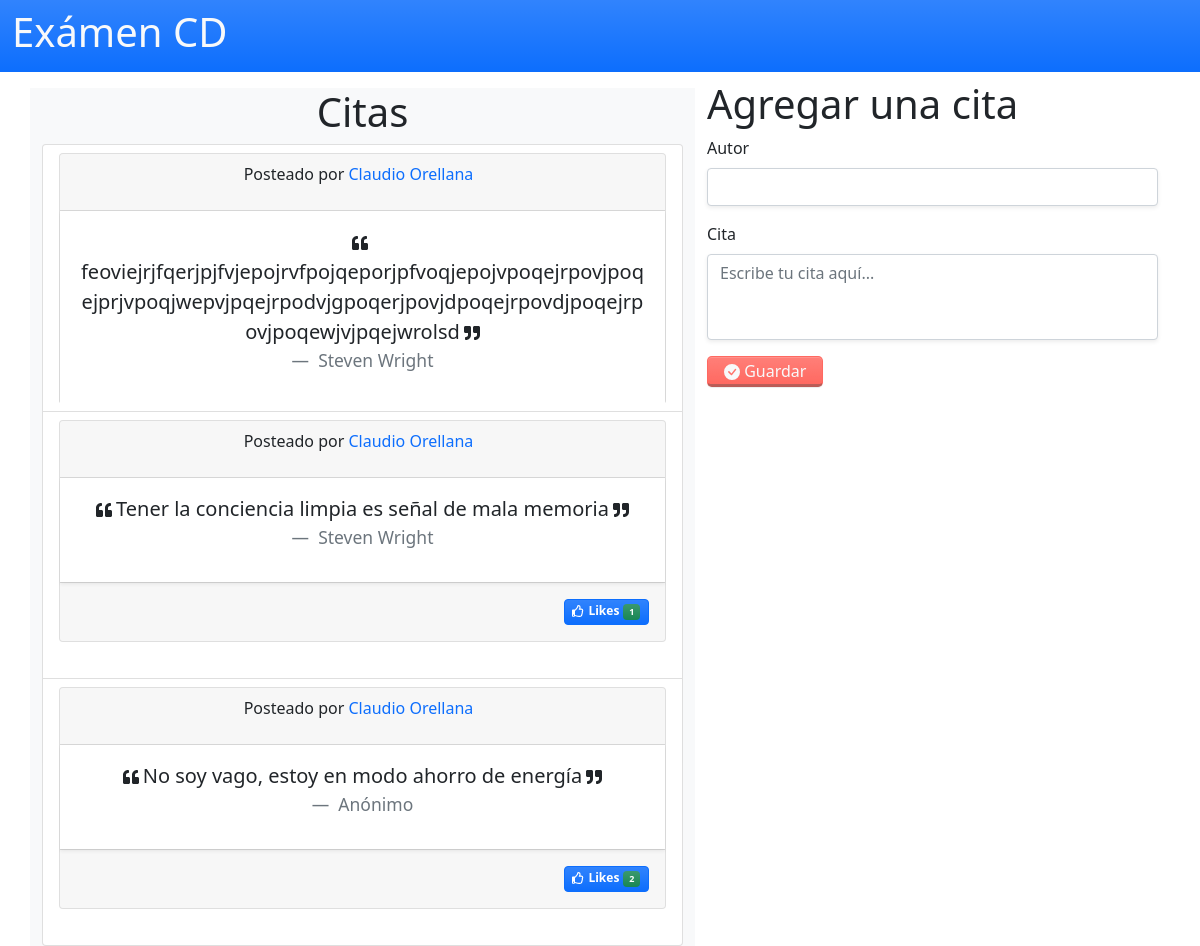
/muro/, run on an earlier commit of the app's database.
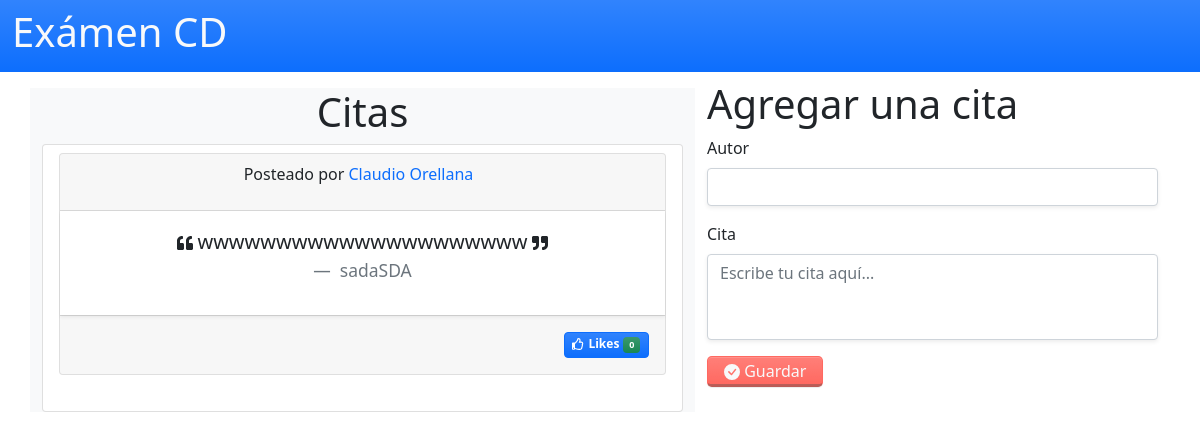
And on a later commit of the database.
### app/models.py (models this page shows, shortened)
class Cita(models.Model):
    cita= models.CharField(max_length=255)
    autor =models.CharField(max_length=255)
    user = models.ForeignKey(User,related_name = "citas", on_delete = models.CASCADE)
    created_at = models.DateTimeField(auto_now_add=True)
    updated_at = models.DateTimeField(auto_now=True)

class User(models.Model):
    CHOICES = (
        ("user", 'User'),
        ("admin", 'Admin')
    )
    name = models.CharField(max_length=100)
    email = models.EmailField(max_length=255, unique=True)
    role = models.CharField(max_length=255, choices=CHOICES)
    password = models.CharField(max_length=70)
    created_at = models.DateTimeField(auto_now_add=True)
    updated_at = models.DateTimeField(auto_now=True)
    objects = UserManager()

class Me_gusta(models.Model):
    megusta= models.BooleanField()
    user= models.ForeignKey(User,related_name = "likes", on_delete = models.CASCADE)
    cita = models.ForeignKey(Cita,related_name = "citas_likes", on_delete = models.CASCADE)

### app/views.py (the view, shortened to what this page needs)
# urls.py: path('muro/', views.muro),
def muro(request):
    if request.method == 'GET':
        context = {
            'cita_list': Cita.objects.order_by('-created_at'),
        }
        return render(request, 'muro.html', context)

### app/templates/muro.html (shortened to what this page needs)
{%extends "base.html" %}
{%block contenido%}
<div class="row  justify-content-between flex-column-reverse flex-md-row d-md-flex">
  <div class="col-12 col-md-7 bg-light mt-3 ">
    <h1 class="col text-sm-center">Citas</h1>
    <ul class="mt-2 list-group">
      {% for cita in cita_list %}
      <li id="fila{{cita.id}}" class="list-group-item">
        <div id="quote" class="col bordered " style="min-height: 250px;overflow: auto">
          <div class="card text-center">
            <div class="card-header">
              <p class="me-2 ">Posteado por <a href="/user/{{cita.user.id}}/">{{cita.user.name}}</a> </p>
            </div>
            <div class="card-body shadow-sm">
              <figure class="text-center">
                <blockquote class="blockquote">
                  <p class="text-break"><i class=" me-1 fs-6 fas fa-quote-left"></i>{{cita.cita}}<i
                      class=" ms-1 fs-6 fas fa-quote-right"></i></p>
                  <figcaption class="blockquote-footer">
                    {{cita.autor}} <cite title="Source Title"></cite>
                  </figcaption>
                </blockquote>
              </figure>
            </div>
            <div class="card-footer text-muted">
              <div class=" d-flex justify-content-center justify-content-md-end">
                <a id="a" nombre-like="{{request.session.user.name}}" id-like="{{cita.id}}"
                  class=" btnLike badge bg-primary border border-primary ms-3 py-1 my-2 " href="#"><i
                    class="me-1 far fa-thumbs-up">
                  </i>Likes<span id="f{{cita.id}}"
                    class="ms-1 badge bg-success">{{cita.citas_likes.all|length}}</span></a>
              </div>
            </div>
          </div>
        </div>
      </li>
      {% empty %}
      <div class="text-center">
        <p>No hay citas para mostrar</p>
      </div>
      {% endfor %}
    </ul>
  </div>
  <div class="col-12 col-md-5 mt-2">
    <h1>Agregar una cita</h1>
    <form action="/cita/" method="POST">
      <div class="mb-3">
        <label for="autor" class="form-label">Autor</label>
        <input type="text" class="form-control shadow-sm" id="id_autor" name="autor">
      </div>
      <div class="mb-3 ">
        <label for="cita" class="form-label">Cita</label>
        <textarea placeholder="Escribe tu cita aquí..." type="text" class="form-control shadow-sm" id="id_cita"
          name="cita" rows="3"></textarea>
      </div>
      <button type="submit" class=" btn btn_mio btn-mio text-light">  Guardar</button>
    </form>
  </div>
</div>
{%endblock%}

### app/templates/base.html (shortened to what this page needs)
<!DOCTYPE html>
<html lang="en">
<head>
  {% load static %}
  <link rel="stylesheet" href="{% static 'css/bootstrap.css' %}">
  <link rel="stylesheet" href="https://cdnjs.cloudflare.com/ajax/libs/jquery-confirm/3.3.2/jquery-confirm.min.css">
  <link rel="stylesheet" href="https://cdnjs.cloudflare.com/ajax/libs/font-awesome/5.15.4/css/all.min.css">
    <link rel="stylesheet" href="https://cdnjs.cloudflare.com/ajax/libs/toastr.js/latest/css/toastr.min.css">
</head>
<body>
  <nav class="navbar navbar-expand-lg navbar-dark bg-primary">
    <div class="container-fluid">
      <h1 class=" text-light">Exámen CD</h1>
    </div>
  </nav>
  <div class="container">
    {% block contenido %}
    {% endblock %}
  </div>
</body>
</html>

What changed in the data, as far as the page shows it:
removed Cita: user.name "Claudio Orellana", cita "feoviejrjfqerjpjfvjepojrvfpojqeporjpfvoqjepojvpoqejrpovjpoqejprjvpoqjwepvjpqejrpodvjgpoqerjpovjdpoqejrpovdjpoqejrpovjpoqewjvjpqejwrolsd", autor "Steven Wright"
removed Cita: user.name "Claudio Orellana", cita "Tener la conciencia limpia es señal de mala memoria", autor "Steven Wright", citas_likes.all|length "1"
removed Cita: user.name "Claudio Orellana", cita "No soy vago, estoy en modo ahorro de energía", autor "Anónimo", citas_likes.all|length "2"
added Cita: user.name "Claudio Orellana", cita "wwwwwwwwwwwwwwwwwwwww", autor "sadaSDA", citas_likes.all|length "0"
